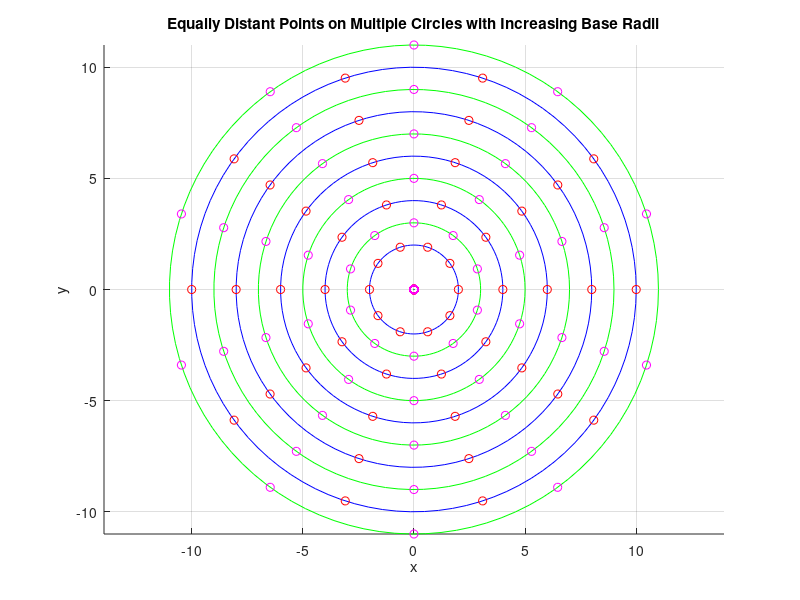

Source code (MATLAB): (Note: this script raises an error after producing the figure.)
%%
close all
clear
clc

%%
% Spheres
unit = 'decimeter';
if strcmp(unit, 'meter') 
    scale =1;
elseif strcmp(unit, 'decimeter')
    scale = 0.1;
elseif strcmp(unit, 'centimeter')
    scale = 0.01;
elseif strcmp(unit, 'millimeter')
    scale = 0.001;
end

mu0 =  4*pi*1e-7; % air permeability
sph_dia = 3.175e-3*[0; 0; 1] / scale; % sphere diameter 3.175e-3 m (1/8 inch)
                                      % converted to corresponding unit
                                      % using the scale factor

B_r = 1.32; % Residual flux density (T)
Volumn = (4/3)*pi*(norm(sph_dia)/2)^3; % volumn of the sphere dipole
                                       % in the unit of (specified unit)^3
                                       
sph_dip = B_r*Volumn/mu0; % spheres magnetic dipole mu_norm = B_r*V/mu0

mu = sph_dip*repmat([0; 0; 1], [1, 1]); % spheres dipole moment vector
mu_norm = norm(mu);

delta = 1e-7;
type = "3D";

%% Magnet configurations with orientation
% Workspace as a plane in unit
x = [-0.05, 0, 0.05]/scale;
y = [-0.05, 0, 0.05]/scale;
z = [0.05, 0.10, 0.15] /scale;
theta = [-pi/2, -pi/4, 0, pi/4, pi/2];
phi = [-pi/2, -pi/4, 0, pi/4, pi/2];
psi = [0];

% Create grids for each dimension
[X, Y, Z, Theta, Phi, Psi] = ndgrid(x, y, z, theta, phi, psi);

% Reshape the grids into column vectors
X = reshape(X, [], 1);
Y = reshape(Y, [], 1);
Z = reshape(Z, [], 1);
Theta = reshape(Theta, [], 1);
Phi = reshape(Phi, [], 1);
Psi = reshape(Psi, [], 1);

% Combine all dimensions into a single matrix
magnet_conf = [X, Y, Z, Theta, Phi, Psi].';

%% 
% Define the base radius increment
l = 0.002; % You can change this to any value of the base radius

% Number of circles
n = 10;

% Number of sets
num_sets = 1000;

% Initialize cell array to hold all sets of coordinates
sensor_config_collection = cell(num_sets, 1);

figure;
hold on;

% Loop through each set
for set_idx = 1:num_sets
    % Base radius for the current set
    base_radius = set_idx * l;
    
    % Initialize arrays to hold coordinates for the current set
    coordinates_set = cell(10, 1);
    
    % Loop through each pair of circles in the set
    for k = 1:5
        % Calculate the radii for the current pair
        radius1 = base_radius * k;
        radius2 = base_radius * (k + 0.5);
        
        % Angles for the points on the first circle
        angles1 = linspace(0, 2*pi, n+1);
        angles1(end) = []; % Remove the last element to get 10 points
        
        % Calculate coordinates for the first circle
        x1 = radius1 * cos(angles1);
        y1 = radius1 * sin(angles1);
        
        % Calculate midpoints angles for the second circle
        angles2 = angles1 + (pi/n);
        
        % Calculate coordinates for the second circle
        x2 = radius2 * cos(angles2);
        y2 = radius2 * sin(angles2);
        
        % Store the coordinates for the current pair of circles
        coordinates_set{2*k-1} = [x1', y1'];
        coordinates_set{2*k} = [x2', y2'];
        
        % Plot the circles and points (optional, for visual confirmation)
        if set_idx == 1 || set_idx == length(sensor_config_collection) % Only plot for the first set to avoid clutter
            theta = linspace(0, 2*pi, 100);
            circle1_x = radius1 * cos(theta);
            circle1_y = radius1 * sin(theta);
            circle2_x = radius2 * cos(theta);
            circle2_y = radius2 * sin(theta);
            
            plot(circle1_x, circle1_y, 'b'); % Plot the first circle
            plot(x1, y1, 'ro'); % Plot the points on the first circle
            plot(circle2_x, circle2_y, 'g'); % Plot the second circle
            plot(x2, y2, 'mo'); % Plot the points on the second circle
        end
    end
    
    % Store the coordinates set in the sensor_config_collection cell array
    sensor_config_collection{set_idx} = coordinates_set;
end

axis equal;
title('Equally Distant Points on Multiple Circles with Increasing Base Radii');
xlabel('x');
ylabel('y');
grid on;

% Display the coordinates for all sets
for set_idx = 1:num_sets
    disp(['Coordinates for set ', num2str(set_idx), ':']);
    for circle_idx = 1:10
        disp(['Coordinates for circle ', num2str(circle_idx), ':']);
        disp(sensor_config_collection{set_idx}{circle_idx});
    end
end

%% Iterate through the sensor config collection
rcond_all_sens_conf = [];
min_svd_all_sens_conf = [];
max_svd_all_sens_conf = [];

for i = 1:length(sensor_config_collection)
    sensor_config_one = sensor_config_collection{i};
    sens_num = 100;
    sens_pos = [];
    for circle_idx = 1:10
        sens_pos = [sens_pos;sensor_config_one{circle_idx}];
    end
    sens_pos = sens_pos.';

    % Add the line of zero as the z coordinate to the position of sensors
    z_coordinate = zeros(1, size(sens_pos, 2));
    sens_pos = [sens_pos; z_coordinate];
    sens_pos = sens_pos/scale;

    % Default orientation
    default_or = [1;0;0;0];

    % Orientation for all sensors
    sens_or_unitary = repmat(default_or, 1, sens_num);

    rcond_one_sens_conf = [];
    min_svd_one_sens_conf = [];
    max_svd_one_sens_conf = [];

    % Collect the reciprocal condition number for each magnet configuration
    for magnet_num=1:size(magnet_conf,2)
        magnet_pos = magnet_conf(1:3,magnet_num);
        theta = magnet_conf(4, magnet_num);
        phi = magnet_conf(5, magnet_num);
        psi = magnet_conf(6, magnet_num);
    
        Rx_1 = [1 0 0;                  % rotate about x-axis
        0 cos(theta) -sin(theta);
        0 sin(theta) cos(theta)];
        
        Ry = [cos(phi) 0 sin(phi);    % rotate about y-axis
        0 1 0;
        -sin(phi) 0 cos(phi)];
    
        Rx_2 = [1 0 0;                  % rotate about x-axis
        0 cos(psi) -sin(psi);
        0 sin(psi) cos(psi)];
    
        R_star = Rx_1 * Ry * Rx_2;
    
        J_scaled = [];
        for j=1:sens_num
            J_scaled = [J_scaled;J_analytical_sensor_B_to_world_pR(sens_pos(:,j), sens_or_unitary(:,j), ...
                magnet_pos, B_r, Volumn, R_star, type)];
        end
    
        sigma_scaled = svd(J_scaled);
    
        num_dof = 5;
        reciprocal_condition_number_scaled = sigma_scaled(num_dof)/sigma_scaled(1);
        
        rcond_one_sens_conf = [rcond_one_sens_conf; reciprocal_condition_number_scaled];
        min_svd_one_sens_conf = [min_svd_one_sens_conf; sigma_scaled(num_dof)];
        max_svd_one_sens_conf = [max_svd_one_sens_conf; sigma_scaled(1)];
    end
    
    % Put the min value in the workspace into the list
    rcond_all_sens_conf = [rcond_all_sens_conf; min(rcond_one_sens_conf)];
    min_svd_all_sens_conf = [min_svd_all_sens_conf; min(min_svd_one_sens_conf)];
    max_svd_all_sens_conf = [max_svd_all_sens_conf; min(max_svd_one_sens_conf)];
end

%% Plots
inner_radius = linspace(0.002, 2, 1000);
outer_radius = linspace(0.011, 11, 1000);
figure(1)
plot(outer_radius, rcond_all_sens_conf, "linewidth", 2);
% ylim([0 1])
xlim([0 11])
xlabel("radius of the outter circle (m)")
ylabel("Minimum reciprocal condition number in the workspace")
title("Minimum reciprocal condition number in the workspace vs side length of the square")
grid on
figure(2)
plot(inner_radius, rcond_all_sens_conf, "linewidth", 2);
% ylim([0 1])
xlim([0 2])
xlabel("radius of the inner circle (m)")
ylabel("Minimum reciprocal condition number in the workspace")
title("Minimum reciprocal condition number in the workspace vs side length of the square")
grid on

figure(3)
plot(outer_radius, min_svd_all_sens_conf, "linewidth", 2);
% ylim([0 2.5e-7])
xlim([0 11])
xlabel("radius of the outter circle (m)")
ylabel("Minimum of the \sigma_{min} in the workspace")
title("Minimum of the \sigma_{min} in the workspace vs side length of the square")
grid on
figure(4)
plot(inner_radius, min_svd_all_sens_conf, "linewidth", 2);
% ylim([0 2.5e-7])
xlim([0 2])
xlabel("radius of the inner circle (m)")
ylabel("Minimum of the \sigma_{min} in the workspace")
title("Minimum of the \sigma_{min} in the workspace vs side length of the square")
grid on

% figure(3)
% plot(2*side_length, max_svd_all_sens_conf, "linewidth", 2);
% % ylim([0 2.5e-7])
% xlabel("Side length of the square (m)")
% ylabel("Minimum of the \sigma_{max} in the workspace")
% title("Minimum of the \sigma_{max} in the workspace vs side length of the square")
% grid on


%% Jacobian test - scaled unit
scale = 0.1;

sens_conf = [0.05654/scale  0.05654/scale 0 1 0 0 0 ...
             0.05654/scale -0.05654/scale 0 1 0 0 0 ...
             -0.05654/scale 0.05654/scale 0 1 0 0 0 ...
             -0.05654/scale -0.05654/scale 0 1 0 0 0 ...
             ];

for magnet_num = 1:length(magnet_conf)
    sens_num = 4;
    sens_conf = reshape(sens_conf, 7, []);
    
    % Extract position and orientation
    sens_pos = sens_conf(1:3,:);
    
    sens_or = sens_conf(4:7,:);
    magnitudes = vecnorm(sens_or);
    sens_or_unitary = sens_or ./ magnitudes;

    rcond = [];
    min_svd = [];
    
    % Collect the reciprocal condition number for each magnet configuration
    for magnet_num=1:size(magnet_conf,2)
        magnet_pos = magnet_conf(1:3,magnet_num);
        theta = magnet_conf(4, magnet_num);
        phi = magnet_conf(5, magnet_num);
        psi = magnet_conf(6, magnet_num);
    
        Rx_1 = [1 0 0;                  % rotate about x-axis
        0 cos(theta) -sin(theta);
        0 sin(theta) cos(theta)];
        
        Ry = [cos(phi) 0 sin(phi);    % rotate about y-axis
        0 1 0;
        -sin(phi) 0 cos(phi)];
    
        Rx_2 = [1 0 0;                  % rotate about x-axis
        0 cos(psi) -sin(psi);
        0 sin(psi) cos(psi)];
    
        R_star = Rx_1 * Ry * Rx_2;
    
        J_scaled = [];
        for i=1:sens_num
            J_scaled = [J_scaled;J_analytical_sensor_B_to_world_pR(sens_pos(:,i), sens_or_unitary(:,i), ...
                magnet_pos, B_r, Volumn, R_star, type)];
        end
    
        sigma_scaled = svd(J_scaled);
    
        num_dof = 5;
        reciprocal_condition_number_scaled = sigma_scaled(num_dof)/sigma_scaled(1);
        rcond = [rcond; reciprocal_condition_number_scaled];
        min_svd = [min_svd; sigma_scaled(num_dof)];
    end
end


%% General function
% Quaternion to rotation matrix
function R = quaternionToMatrix(q)
    % Extract the scalar and vector parts from the quaternion
    w = q(1);
    x = q(2);
    y = q(3);
    z = q(4);

    % Calculate the elements of the rotation matrix
    R11 = 1 - 2*y^2 - 2*z^2;
    R12 = 2*x*y - 2*z*w;
    R13 = 2*x*z + 2*y*w;
    R21 = 2*x*y + 2*z*w;
    R22 = 1 - 2*x^2 - 2*z^2;
    R23 = 2*y*z - 2*x*w;
    R31 = 2*x*z - 2*y*w;
    R32 = 2*y*z + 2*x*w;
    R33 = 1 - 2*x^2 - 2*y^2;

    % Combine the elements into the rotation matrix
    R = [R11, R12, R13;
         R21, R22, R23;
         R31, R32, R33];
end

% Convert a vector to a skew symmetric matrix
function v_hat = skew(v)
    v_hat = [0 -v(3) v(2); 
             v(3) 0 -v(1);
             -v(2) v(1) 0];
end

%% Jacobian analytical
% Jacobian analytical
% Jacobian of B in sensor frame to magnet position in world frame, p, and
% magnet orientation with respect to world frame, R.
function J = J_analytical_sensor_B_to_world_pR(sens_pos, sens_or, magnet_pos, B_r, Volumn, R_star, type) % sens_pos, sens_or, magnet_pos, mu are all in world frame
    mu_world_hat = R_star * [0;0;1];

    % First part of the jacobian, from sensor reading to magnet position
    % Extract the rotation matrix of the sensor
    unit_sens_or = sens_or/norm(sens_or);
    sensor_rotation_matrix = quaternionToMatrix(unit_sens_or); % sensor to world frame

    % Calculate r in the world frame
    r_world = sens_pos - magnet_pos;
    r_world_hat = r_world/norm(r_world);
    
    % J of B with respect to p, evaluated at p*, R*
    J_position = -((3*B_r*Volumn)/(4*pi*norm(r_world)^4)) * ((eye(3)-5*(r_world_hat*r_world_hat.')) * ...
                 (r_world_hat.'*mu_world_hat) + ...
                 mu_world_hat*r_world_hat.' + r_world_hat*mu_world_hat.');

    % Second part of the jacobian, from sensor reading to magnet
    % orientation R
    
    % J of B with respect to R, evaluated at p*, R*
    e3 = [0;0;1];
    J_angle = (B_r*Volumn/(4*pi)) * (1/(norm(r_world)^3)) * (3*(r_world_hat*r_world_hat.')-eye(3)) * ...
              (-R_star*skew(e3));

    J = [J_position, J_angle];

    J = sensor_rotation_matrix.' * J;

    % If 1d sensor, select just the last row
    if type == "1D"
        J = J(3, :);
    end
end
